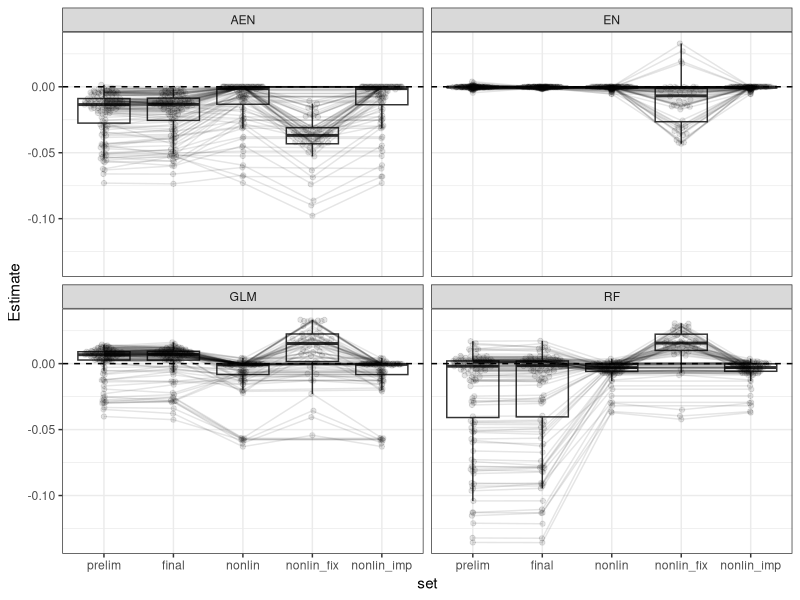

R code for this plot:
# Figures for manuscript
# LK, SP, KR
# Feb 2022

# Deps --------------------------------------------------------------------

library(tidyverse)
library(ggpubr)
library(ggbeeswarm)
theme_set(theme_bw())

tnms <- c("prelim", "final", "nonlin", "nonlin_fix", "nonlin_imp")

# Read --------------------------------------------------------------------

res_prelim <- read_csv("preliminary-sim/results_anova/anova_brier.csv") %>% 
	mutate(set = "prelim")
res_final <- read_csv("simulation/results_anova/anova_brier.csv") %>% 
	mutate(set = "final")
res_nonlin <- read_csv("hacking/simResults-nonlin-results/anova_brier.csv") %>% 
	mutate(set = "nonlin") %>% filter(sparsity == 0.9) %>% select(-sparsity)
res_nonlin_fix <- read_csv("hacking/simResults-nonlin_fix-results/anova_brier.csv") %>% 
	mutate(set = "nonlin_fix") %>% filter(sparsity == 0.9) %>% select(-sparsity)
res_imp <- read_csv("hacking/simResults-nonlin-results-imputed/anova_imp_brier.csv") %>% 
	mutate(set = "nonlin_imp") %>% filter(sparsity == 0.9) %>% select(-sparsity)

pdat <- full_join(res_prelim, res_final) %>% full_join(res_nonlin) %>% 
	full_join(res_nonlin_fix) %>% full_join(res_imp) %>% 
	mutate(set = factor(set, levels = tnms))

# Vis ---------------------------------------------------------------------

ggplot(pdat, aes(x = set, y = Estimate, 
								 group = paste(n, EPV, prev, rho))) +
	geom_boxplot(aes(x = set, y = Estimate), inherit.aes = FALSE, outlier.shape = NA) +
	geom_line(alpha = 0.1) +
	geom_quasirandom(width = 0.3, alpha = 0.1) +
	facet_wrap(~ contrast) +
	geom_hline(yintercept = 0, lty = 2)
